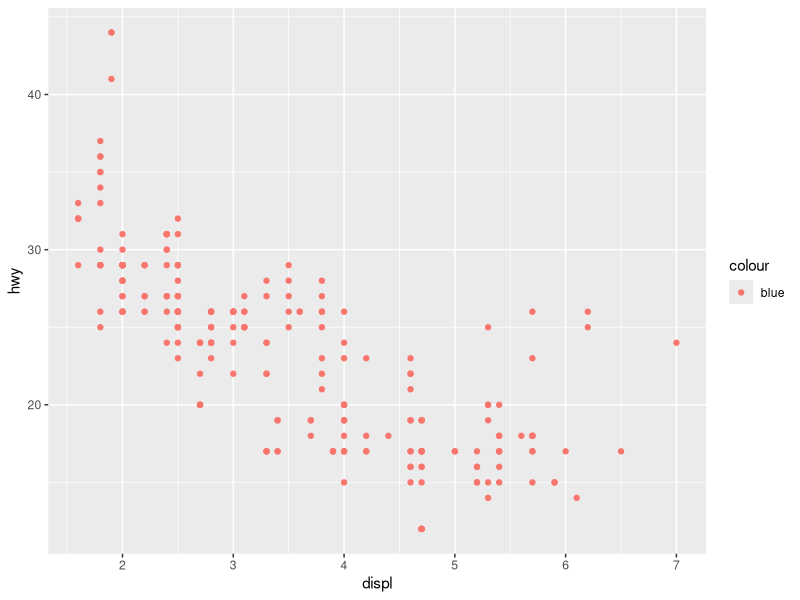
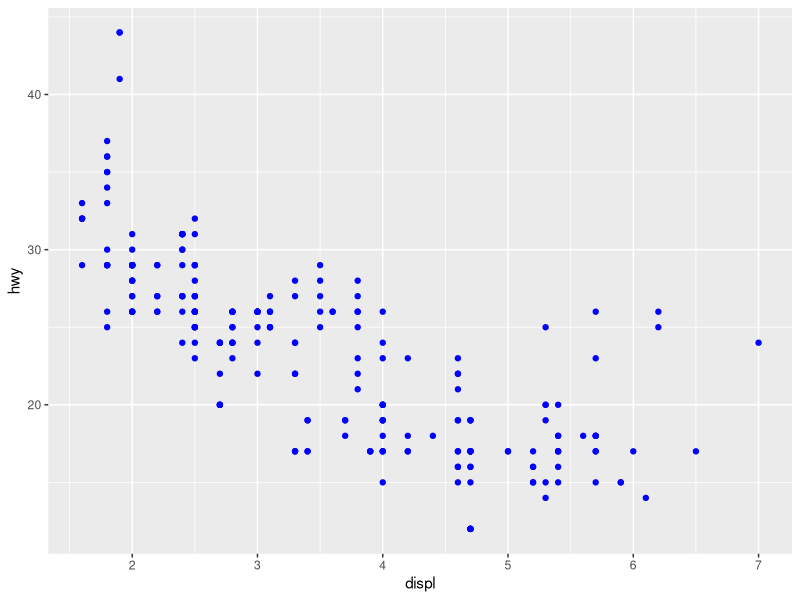
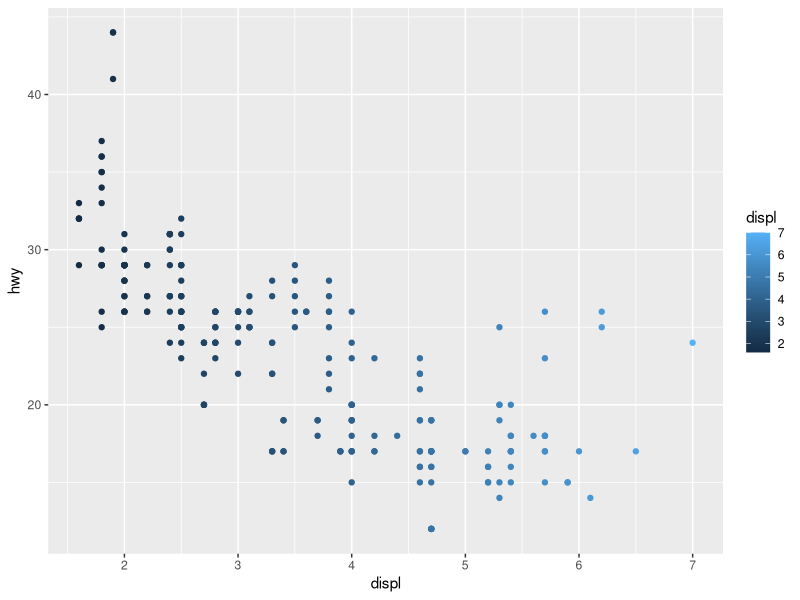
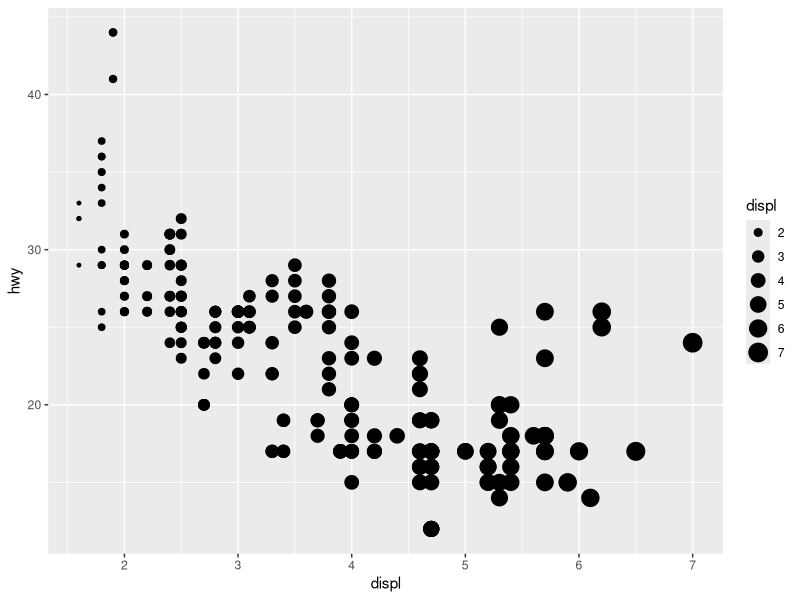
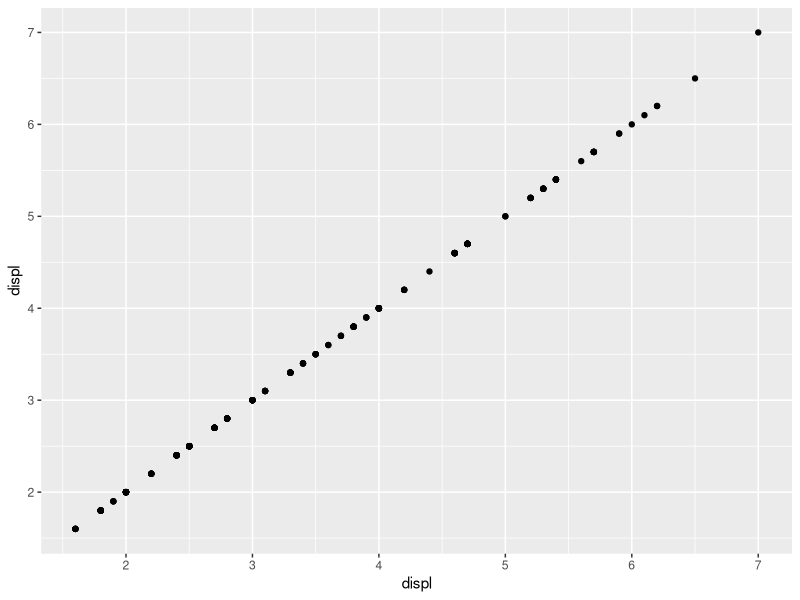
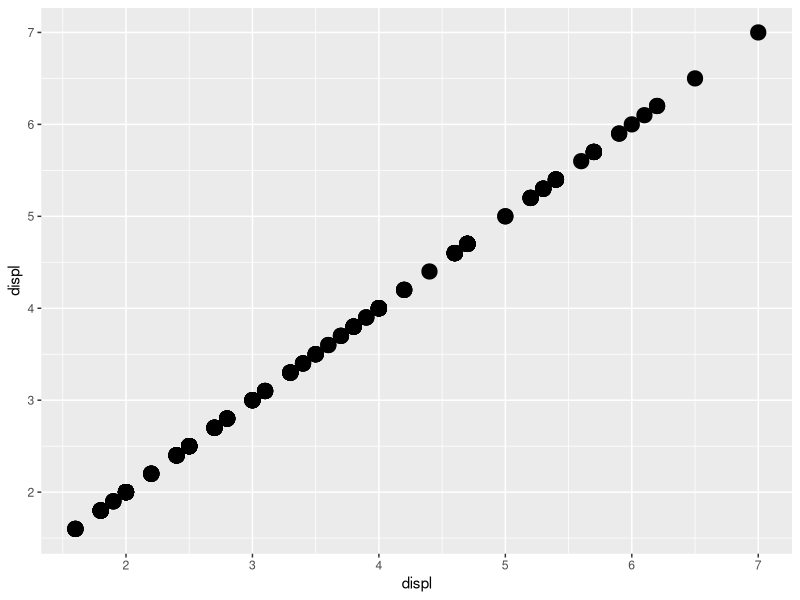
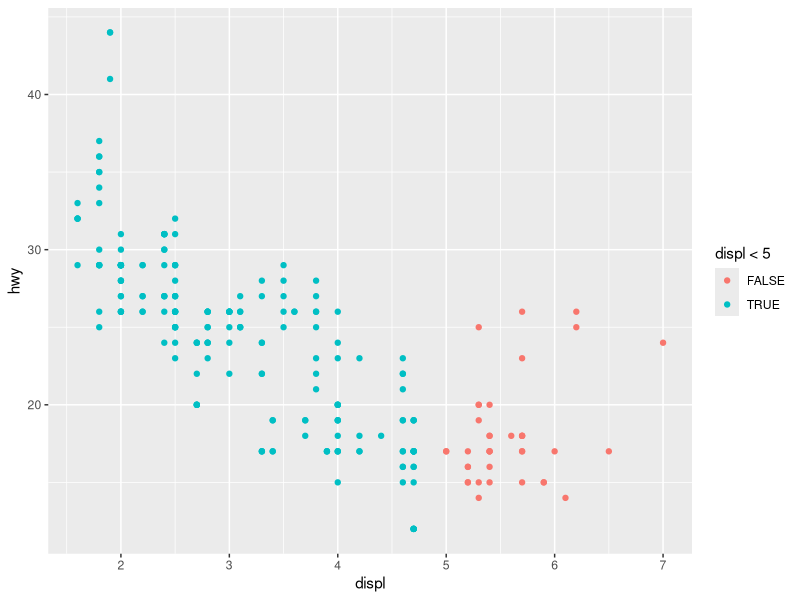
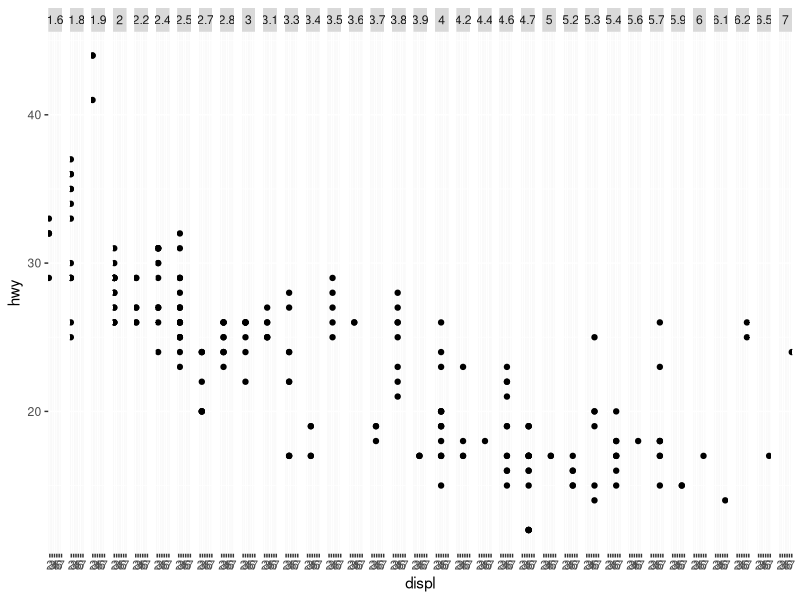

Source code (R) for these figures, in order:
library(tidyverse)

#### Data Visualization with ggplot

# -------------------#
# Geometric objects  #
# -------------------#

## 3.3.1 Exercises
# 1.
# Wrong:
ggplot(data = mpg) + 
  geom_point(mapping = aes(x = displ, y = hwy, color = "blue"))
# Fix:
ggplot(data = mpg) + 
  geom_point(mapping = aes(x = displ, y = hwy), color ="blue")

# 2.
str(mpg)
mpg

# 3.
ggplot(data = mpg) + geom_point(mapping = aes(x = displ, y = hwy, color = displ))
ggplot(data = mpg) + geom_point(mapping = aes(x = displ, y = hwy, size = displ))

# 4.
ggplot(data = mpg, aes(x = displ, y = displ)) + geom_point() 

# 5.
ggplot(data = mpg, aes(x = displ, y = displ, stroke = 3), shape = 21) + geom_point() 

# 6.
ggplot(data = mpg) + geom_point(mapping = aes(x = displ, y = hwy, color = displ < 5))

## 3.5.1
# 1.
ggplot(data = mpg) + 
  geom_point(mapping = aes(x = displ, y = hwy)) + 
  facet_grid( ~ displ)

# 2.
ggplot(data = mpg) + 
  geom_point(mapping = aes(x = drv, y = cyl))

# 3.
# by row:
ggplot(data = mpg) + 
  geom_point(mapping = aes(x = displ, y = hwy)) +
  facet_grid(drv ~ .)
# by column:
ggplot(data = mpg) + 
  geom_point(mapping = aes(x = displ, y = hwy)) +
  facet_grid(. ~ cyl)

# 4.
ggplot(data = mpg) + 
  geom_point(mapping = aes(x = displ, y = hwy)) + 
  facet_wrap(~ class, nrow = 2)

# 5.

## 3.6.1 Exercises

# 1.
# geom_box

# 2.
ggplot(data = mpg, mapping = aes(x = displ, y = hwy, color = drv)) + 
  geom_point() + 
  geom_smooth(se = FALSE)

# 3.
# Removes lenged.

# 4.
# se: Whether to include prediction interval

# 5.
# No.

# 6.
ggplot(data = mpg, mapping = aes(x = displ, y = hwy)) + 
  geom_point() + 
  geom_smooth(se = F)

ggplot(data = mpg, mapping = aes(x = displ, y = hwy, group = drv)) + 
  geom_point() + 
  geom_smooth(se = F)

ggplot(data = mpg, mapping = aes(x = displ, y = hwy, group = drv, color  = drv)) + 
  geom_point() + 
  geom_smooth(se = F)

ggplot(data = mpg, mapping = aes(x = displ, y = hwy)) + 
  geom_point(aes(color = drv)) + 
  geom_smooth(se = F)

ggplot(data = mpg, mapping = aes(x = displ, y = hwy)) + 
  geom_point(aes(color = drv)) + 
  geom_smooth(aes(linetype = drv),se = F)

ggplot(data = mpg, mapping = aes(x = displ, y = hwy)) + 
  geom_point(aes(color = drv), shape = 21) 

# Combining geometric objects:
ggplot(data = mpg) + 
  geom_smooth(mapping = aes(x = displ, y = hwy, color = drv)) +
  geom_point(mapping = aes(x = displ, y = hwy, color = drv))

# Better:
ggplot(data = mpg, mapping = aes(x = displ, y = hwy, color = drv)) + 
  geom_point() + 
  geom_smooth(mapping = aes(linetype = drv))

# Without confidence interval:
ggplot(data = mpg, mapping = aes(x = displ, y = hwy, color = drv)) + 
  geom_point(size = 4, color = 'white') +
  geom_point()
  
# 3.8.1 Exercises
# 1.
# Fix: 
ggplot(data = mpg, mapping = aes(x = cty, y = hwy)) + 
  geom_jitter()

# 2.
?geom_jitter

# 3.
?geom_count
ggplot(data = mpg, mapping = aes(x = cty, y = hwy)) + 
  geom_count()

# 4.
?geom_boxplot # dodge2
ggplot(data = mpg) + 
  geom_boxplot(aes(x = drv, y = displ))

# 3.9.1 Exercises
# 1.
ggplot(data = mpg) + 
  geom_bar( mapping = aes(x = factor(1), fill = drv), width = 1) + 
  coord_polar(theta = "y")

# 2.
?labs()

# 3.
?coord_quickmap
?coord_map

# 4.
?coord_fixed
?geom_abline

ggplot(data = mpg, mapping = aes(x = cty, y = hwy)) +
  geom_point() + 
  geom_abline() +
  coord_fixed()


# Exercise 3.6.6

# With stroke:
ggplot(mpg, aes(displ, hwy)) + 
  geom_point(colour="white", shape=21, size = 4,
             aes(stroke = 2, fill = factor(drv))) 
# Overlapping geometric objects:
ggplot(data = mpg, mapping = aes(x = displ, y = hwy)) +
  geom_point(color = "white", size = 4) +
  geom_point(aes(color = drv))

ggplot(data = mpg, mapping = aes(x = drv, y = class)) + geom_point()
?mpg
# ------------------------------#
# Statistical transformations   #
# ------------------------------#

# Everey statistical tr. (stat) is associated with a geom, and every geom is 
# associated with a stat.

# Exercise 3.7.1

# Using a statistical:
ggplot(data = diamonds) + 
  stat_summary(
    mapping = aes(x = cut, y = depth),
    fun.min = min,
    fun.max = max,
    fun = median
  )

# Recreating plot with geom:
ggplot(data = diamonds, aes(x = cut, y = depth)) +
  geom_pointrange(stat = "summary",
  fun.min = min,
  fun.max = max,
  fun = median)

# -----------------------#
# Position adjustments   #
# -----------------------#

# Stack proportions within each group
ggplot(data = diamonds) + 
  geom_bar(mapping = aes(x = cut, fill = clarity))

# Modify the position:

ggplot(data = diamonds) + 
  geom_bar(mapping = aes(x = cut, fill = clarity), position = "fill")

ggplot(data = diamonds) + 
  geom_bar(mapping = aes(x = cut, fill = clarity), position = "dodge")

# Overplotting: multiple points are approximated as one point because
# of the gridding. Can be accomodated by 'jittering':

ggplot(data = mpg) + 
  geom_point(mapping = aes(x = displ, y = hwy), position = "jitter")

# Equivalently:
ggplot(data = mpg) +
  geom_jitter(aes(displ, hwy))

# -------------------#
# Coordinate systems #
# -------------------#

# Exercise 3.9.1

bar <- ggplot(data = diamonds) + 
  geom_bar(mapping = aes(x = cut, fill = clarity))

bar + coord_polar()





